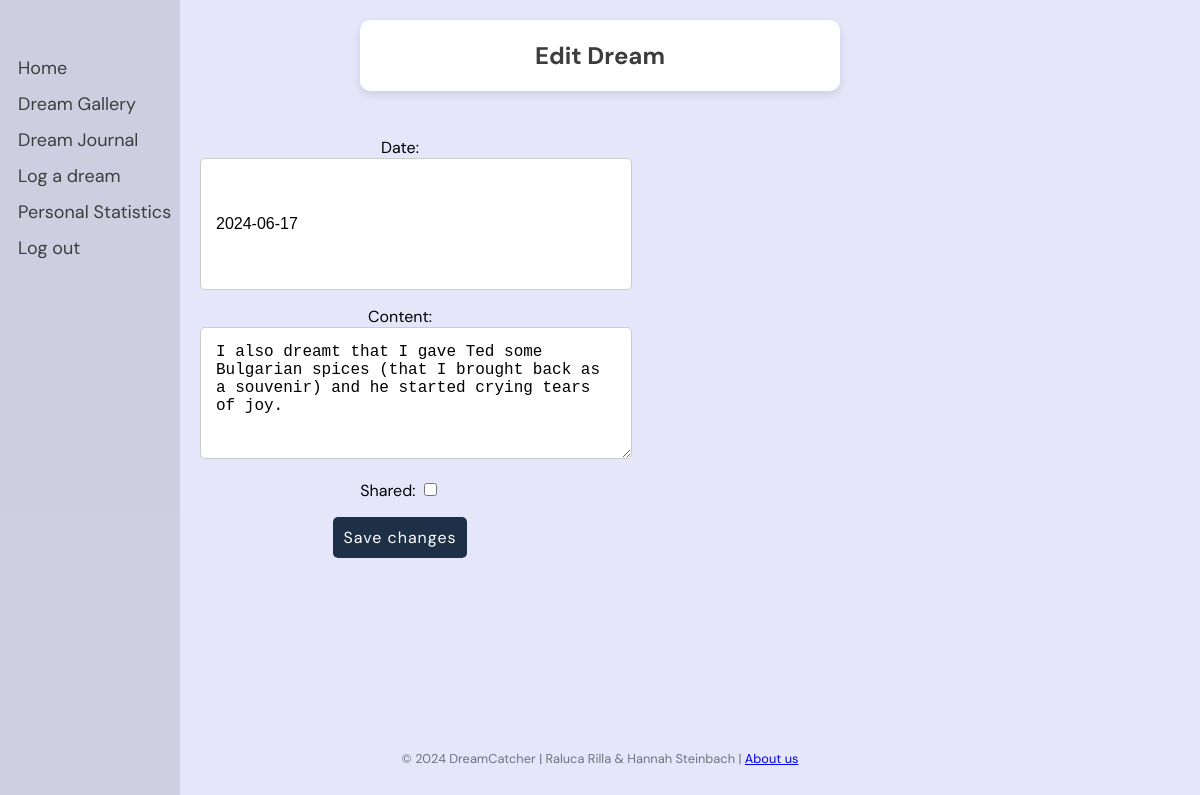
The app's page /dreams/edit_dream/22/ (signed in), older data.
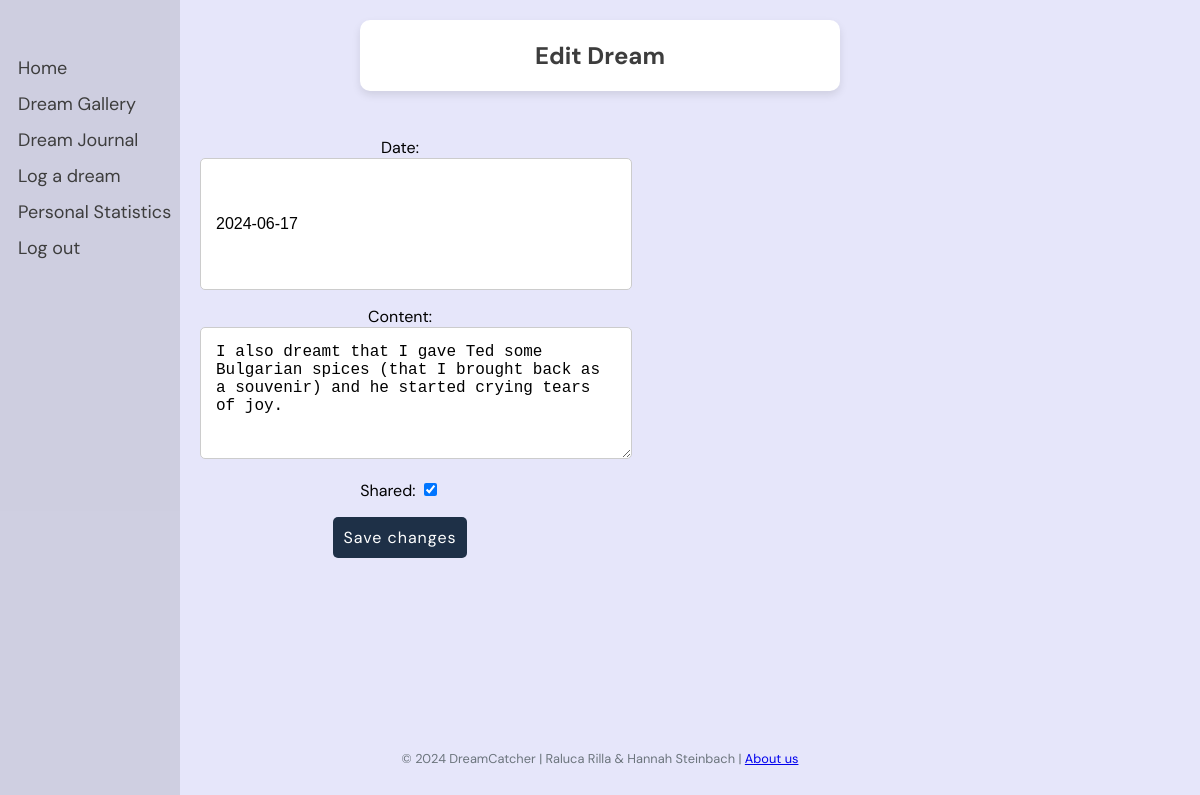
The same page, newer data.
### dreams/models.py (models this page shows, shortened)
class Dream(models.Model):
    user = models.ForeignKey(User, on_delete=models.CASCADE)
    date = models.DateField()
    content = models.TextField()
    shared = models.BooleanField(default=False)
    processed = models.BooleanField(default=False)
    is_favorite = models.BooleanField(default=False)
    keywords = models.JSONField(default=list, blank=True)

### dreams/views.py (the view)
# urls.py: path('edit_dream/<int:dream_id>/', views.edit_dream, name='edit_dream'),
@login_required
def edit_dream(request, dream_id):
    dream = get_object_or_404(Dream, id=dream_id)
    if request.method == 'POST':
        form = DreamForm(request.POST, instance=dream)
        if form.is_valid():
            form.save()
            return redirect('dreams:dream_journal')
    else:
        form = DreamForm(instance=dream)
    return render(request, 'dreams/edit_dream.html', {'form': form})

### dreams/forms.py
class DreamForm(forms.ModelForm):
    class Meta:
        model = Dream
        fields = ['date', 'content', 'shared']

### dreams/templates/dreams/edit_dream.html (shortened to what this page needs)
{% load static %}
<!DOCTYPE html>
<html lang="en">
<head>
    <link rel="stylesheet" type="text/css" href="{% static 'css/styles.css' %}">
</head>
<body>
    <div class="sidenav">
        <a href="/">Home</a>
        <a href="{% url 'dreams:gallery' %}">Dream Gallery</a>
        <a href="{% url 'dreams:dream_journal' %}">Dream Journal</a>
        <a href="{% url 'dreams:log_dream' %}">Log a dream</a>
        <a href="{% url 'dreams:personal_statistics' %}">Personal Statistics</a>
        <a href="{% url 'logout' %}">Log out</a>
    </div>
    <div class="header">
        <h2>Edit Dream</h2>
    </div>
    <div class="container">
        <form class="form-container" method="post">
            {{ form.as_p }}
            <button type="submit">Save changes</button>
        </form>
    </div>
</body>
<footer>
    <p>&copy; 2024 DreamCatcher | Raluca Rilla & Hannah Steinbach | <a class="btn btn-primary" href="{% url 'aboutus' %}">About us</a></p>
</footer>
</html>

Row changes from the older to the newer data that the page shows:
changed Dream: shared "☐" → "☑"
